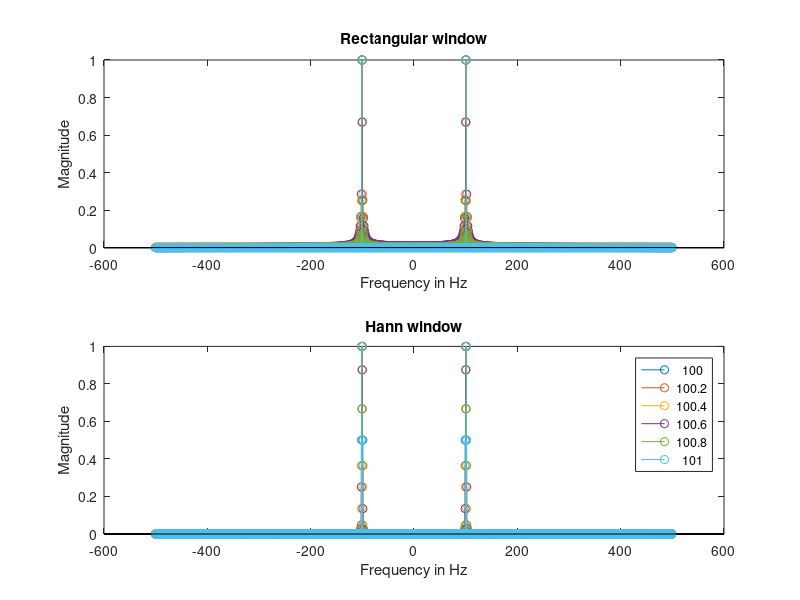
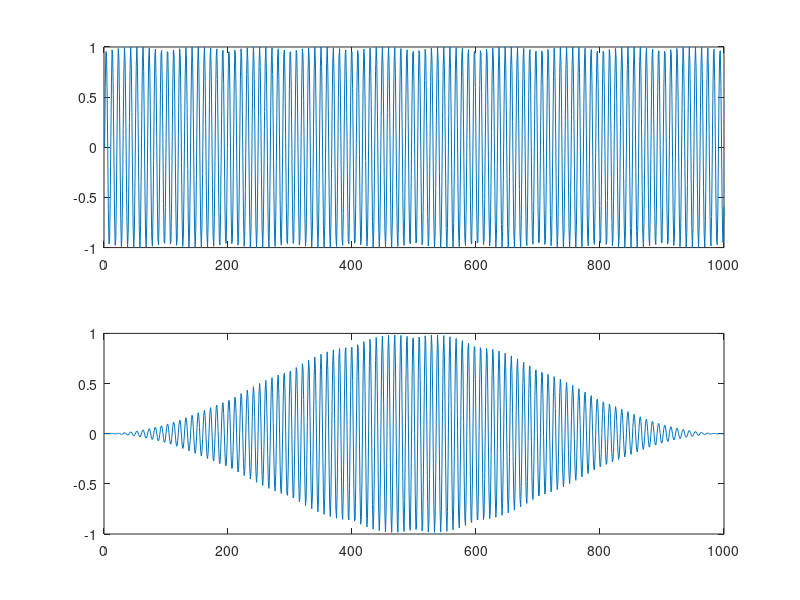

These charts were generated, in order, by the following MATLAB code:
%Spectral leakage for non-DFT bins
clear all,close all, clc;

dur = 1;
Fs = 1000;
t = 0:1/Fs:dur-1/Fs;
f1 = 100:0.2:101;
f2 = 0;
N = length(t);
n = 0:N-1;
k = 0:N-1;
freqs = linspace(-Fs/2,Fs/2-1,N);

%hann window
win = hann(N);

%let's define the DFT matrix
W = exp(-1i*2*pi*n'*k/N);

for i = 1:length(f1)
    x = sin(2*pi*f1(i).*t) + 0.5*sin(2*pi*f2.*t);

    %DFT coefficients
    X = W*x';

    %windowed signal
    xwin = x.*win';
    Xwin = W*xwin';
    
    figure(2);
    subplot(211);plot(x);
    subplot(212);plot(xwin);
    
    %magnitude spectrum
    X = abs(X)/max(abs(X));
    Xwin = abs(Xwin)/max(abs(Xwin));
    
    figure(1);
    subplot(211);
    stem(freqs, fftshift(X));hold on;
    xlabel('Frequency in Hz');ylabel('Magnitude');
    title('Rectangular window');
    
    subplot(212);
    stem(freqs, fftshift(Xwin));hold on;
    xlabel('Frequency in Hz');ylabel('Magnitude');
    title('Hann window');
    
    pause
end

%Add legend to plot
strings = cellstr(num2str(f1'));
legend(strings);


